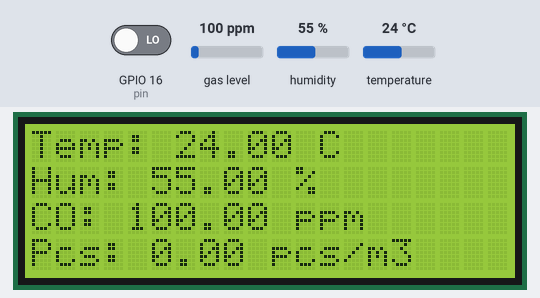
The program below on a simulated ESP32. Parts: 20×4 character LCD. The test bench sets the inputs (shaded band); at power-on: gas level 100 ppm, humidity 55 %, temperature 24 °C, GPIO 16 (pin) LOW. WiFi joins after 1.5 s; servers stay silent unless stated; uploads are accepted with an empty reply; what the program prints to the serial monitor is not drawn.

Above: at 17.2 s.
17.3 s: gas level set to 20 ppm
At 22.5 s:
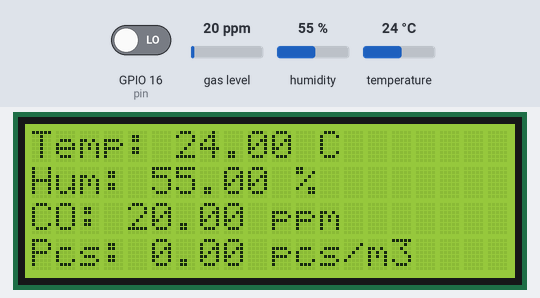
23.1 s: humidity set to 22 %
At 27.5 s:
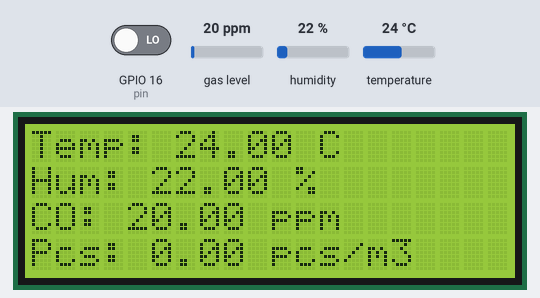
28.1 s: temperature set to 12 °C
At 32.5 s:
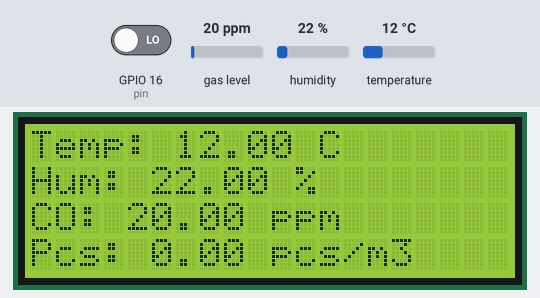
33.1 s: gas level set to 250 ppm
At 37.5 s:
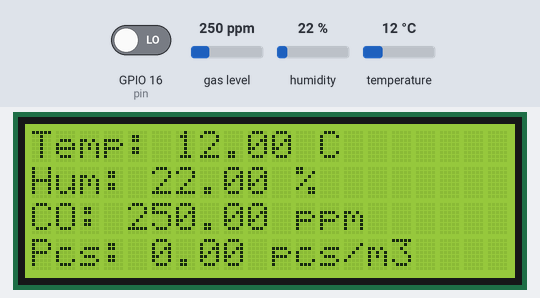
38.1 s: humidity set to 40 %
At 42.6 s:
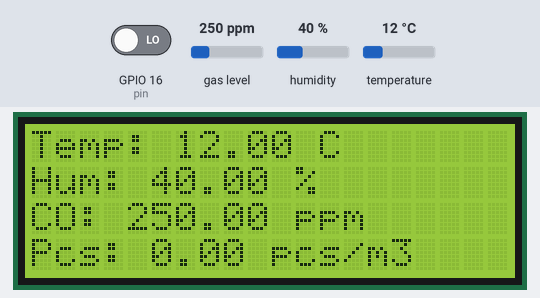
43.1 s: gas level set to 500 ppm
At 47.6 s:
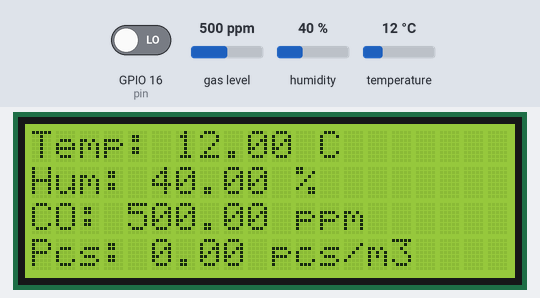
Timing chart, 0 to 49.1 s (numbered marks = the images above; inputs shaded):
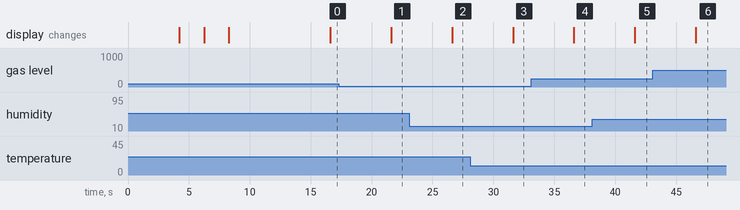

The program:

main.cpp
```cpp
// *** MAIN SETTINGS ***
// Replace this block with correct template settings.
// You can find it for every template here:
//
//   https://blynk.cloud/dashboard/templates

#include "DHT.hpp"
#include "MQ7.hpp"
#include "DSM501A.hpp"

// Add the required libraries
#include <Arduino.h>
#include <Wire.h>
#include <SPI.h>
#include <Adafruit_Sensor.h> // You need to add it by searching "Adafruit unified sensor" in libraries and inslall it
#include <HTTPClient.h>
#include <ctime>
#include <ESP32Ping.h>
#include <WiFi.h>
#include <BlynkSimpleEsp32.h>
#include <LiquidCrystal_I2C.h>

int WIFI_ON = false;

LiquidCrystal_I2C lcd(0x27, 20, 4);

// Enter your WIFI SSID and password
// char ssid[] = "Personal-B57-2.4GHz";
// char pass[] = "0112310B57";
char ssid1[] = "iPhone de Victoria";
char pass1[] = "1234567890";
char ssid2[] = "Lu";
char pass2[] = "12345678";
char auth[] = "YNUbAxphbRpRGYf4ZA2QDT7CEADaoXC1";

char *ssid;
char *pass;

int RUN = 0;

String GOOGLE_SCRIPT_LINK = "https://script.google.com/macros/s/AKfycbyyp8iwZTNuZZmJ8UMk0m0PcAcMl31Q5WoqeV94QLQIkdaGIGZtNHnijPOyrEs38rqb2A/exec?";
BlynkTimer timer;

// SETUP BLOCK

void sendData()
{
  Serial.println("Sending data");
  String domain = GOOGLE_SCRIPT_LINK + "temperature=" + String(TEMPERATURE) + "&humidity=" + String(HUMIDITY) + "&co_ppm=" + String(CO_PPM) + "&pcl_concentration=" + String(concentration);
  // Serial.println(domain);

  HTTPClient http;
  http.begin(domain);
  int httpCode = http.GET();

  if (httpCode > 0)
  {
    Serial.println("Data sent SUCCESSFULLY");
  }
  else
  {
    Serial.println("Data sent FAILED");
  }

  http.end();
}

void lcdUpdate()
{
  lcd.clear();
  lcd.setCursor(0,0);
  lcd.print("Temp: " + String(TEMPERATURE) + " C");
  lcd.setCursor(0,1);
  lcd.print("Hum: " + String(HUMIDITY) + " %");
   lcd.setCursor(0,2);
  lcd.print("CO: " + String(CO_PPM) + " ppm");
   lcd.setCursor(0,3);
  lcd.print("Pcs: " + String(concentration) + " pcs/m3");
}

void readAndSendSensorsData()
{
  readAndSendDHTData();
  readAndSendMQ7Data();
  DSM501A_ReadData();
  lcdUpdate();

  if(WIFI_ON == true)
  {
    sendData();
    Serial.println("Blynk.run");
  }

}

void sendDHTData()
{
  // Serial.println("Sending DHT data");
  Blynk.virtualWrite(DHT_BLYNK_VPIN_TEMPERATURE, TEMPERATURE);
  Blynk.virtualWrite(DHT_BLYNK_VPIN_HUMIDITY, HUMIDITY);
}
void sendMQ7Data()
{
  // Serial.println("Sending MQ7 data");
  Blynk.virtualWrite(MQ7_BLYNK_VPIN_CO, CO_PPM);
}

void sendDSM501AData()
{
  Blynk.virtualWrite(DSM_BLYNK_VPIN_CO, concentration);
}

void checkWiFi()
{
  if (WiFi.status() != WL_CONNECTED)
  {
    Serial.println("WiFi disconnected");
    WIFI_ON = false;
  }
  else
  {
    Serial.println("WiFi connected");
    WIFI_ON = true;
  }
}

void lcdShowWelcome(void)
{
  lcd.clear();
  lcd.setCursor(0,0);
  lcd.print("Welcome to");
  lcd.setCursor(0,1);
  lcd.print("Air Quality");
  lcd.setCursor(0,2);
  lcd.print("Monitoring");
  lcd.setCursor(0,3);
  lcd.print("System");
  delay(2000);
  lcd.clear();
  lcd.setCursor(0,0);
  lcd.print("Connecting to");
  lcd.setCursor(0,1);
  lcd.print("WiFi");
  lcd.setCursor(0,2);
  lcd.print("Please wait...");
  lcd.setCursor(0,3);
  lcd.print(" ");
  delay(2000);

  if(WIFI_ON == true)
  {
    lcd.clear();
    lcd.setCursor(0,1);
    lcd.print("WiFi: " + String(ssid));
    delay(2000);
  }
  else
  {
    lcd.clear();
    lcd.setCursor(0,1);
    lcd.print("No connection to WiFi");
    delay(2000);
  }
}

void setup()
{
  Serial.begin(115200);
  delay(100);

  WiFi.begin(ssid1, pass1);
  delay(1000);
  checkWiFi();

  if(WIFI_ON == true)
  {
    ssid = ssid1;
    pass = pass1;
  }
  else
  {
    WiFi.begin(ssid2, pass2);
    delay(1000);
    checkWiFi();

    if(WIFI_ON == true)
    {
      ssid = ssid2;
      pass = pass2;
    }
  }


  setupDHT();
  DSM501A_SetUp();
  lcd.init();
  lcd.backlight();
  lcdShowWelcome();

  if(WIFI_ON == true)
  {
    Serial.println("Blynk.begin");
    Blynk.begin(auth, ssid, pass, "blynk.cloud", 80);
    timer.setInterval(5000L, readAndSendSensorsData);  // Set up timer to run every 5 sec
  }

}

void loop()
{
  if(WIFI_ON == true)
  {
    Blynk.run();
    timer.run();
  }
  else
  {
    readAndSendSensorsData();
    Serial.println("NOWIFI");
    delay(5000);
  }
}
```

DHT.cpp
```cpp
// DHT_DATA.cpp

#include "DHT.hpp"


float HUMIDITY = 0.0; // Puedes inicializar estas variables según tus necesidades
float TEMPERATURE = 0.0;
DHT dht(DHTPIN, DHTTYPE);

// Definición de las variables globales
int DHT_ENABLED = 0;
float HUMIDITY_IGNORED_DELTA = 0.01;
float TEMPERATURE_IGNORED_DELTA = 0.01;

//DHT setup
void setupDHT() {
  Serial.println("DHT startup!");
  dht.begin();
  DHT_ENABLED = 1;
}

//Reading DHT data
void readAndSendDHTData() {
  float humidity = dht.readHumidity();
  float temperature = dht.readTemperature();
  // check if returns are valid, if they are NaN (not a number) then something went wrong!
  if (isnan(humidity) || isnan(temperature)) {
    Serial.println("Failed to read from DHT");
  } else {
    float humidityDelta = abs(humidity - HUMIDITY) - HUMIDITY_IGNORED_DELTA;
    float temperatureDelta = abs(temperature - TEMPERATURE) - HUMIDITY_IGNORED_DELTA;
    if (humidityDelta > 0 || temperatureDelta > 0) {
      HUMIDITY = humidity;
      TEMPERATURE = temperature;
      Serial.printf("Humidity: %f%%. Temperature: %f*C.\n", humidity, temperature);
      sendDHTData();
    }
  }
}
```

DHT.hpp
```cpp
// DHT_DATA.h

#ifndef DHT_DATA_H
#define DHT_DATA_H

#include <Arduino.h>
#include <DHT.h>


#define DHTPIN 4
#define DHTTYPE DHT22

//Blynk settings and configuration
#define BLYNK_TEMPLATE_ID "TMPL2mZ-bUWDb"
#define BLYNK_TEMPLATE_NAME "DHT22"
#define BLYNK_AUTH_TOKEN "YNUbAxphbRpRGYf4ZA2QDT7CEADaoXC1"
#define BLYNK_FIRMWARE_VERSION        "0.1.0"
#define BLYNK_PRINT Serial


//DHT sensor settings and configuration
#define DHT_BLYNK_VPIN_TEMPERATURE V0 //Virtual pin on Blynk side
#define DHT_BLYNK_VPIN_HUMIDITY V1 //Virtual pin on Blynk side

// Declaración de las variables globales (en el archivo de cabecera)
extern int DHT_ENABLED;
extern float HUMIDITY_IGNORED_DELTA;
extern float TEMPERATURE_IGNORED_DELTA;

extern float HUMIDITY;
extern float TEMPERATURE;

void setupDHT(void);
void readAndSendDHTData(void);
void sendDHTData(void);


#endif // DHT_DATA_H
```

DSM501A.cpp
```cpp
// #include <Adafruit_GFX.h>
// #include <Adafruit_SSD1306.h>
#include <Arduino.h>
#include "DSM501A.hpp"


int pin = 16;
unsigned long duration = 0;
unsigned long starttime = 0;
unsigned long sampletime_ms = 5000;
unsigned long lowpulseoccupancy = 0;
unsigned long endtime = 0;
float ratio = 0;
float concentration = 0;


void DSM501A_SetUp() {
  pinMode(pin,INPUT);
  delay(2000);
  starttime = millis();//get the current time;

}

void DSM501A_ReadData() {

  duration = pulseIn(pin, LOW);
  lowpulseoccupancy = lowpulseoccupancy + duration;

  if ((millis()-starttime) > sampletime_ms)
  {
    ratio = lowpulseoccupancy/((millis()-starttime)*10.0);
    concentration = 15006/24.32*ratio/283*1e6; //pcl / m3
    lowpulseoccupancy = 0;

    Serial.printf("Concentration = %f pcs/m3 \n", concentration);
    sendDSM501AData();
  }

}
```

DSM501A.hpp
```cpp
#ifndef DSM501A
#define DSM501A

#define DSM_BLYNK_VPIN_CO V4

extern int pin;
extern unsigned long duration;
extern unsigned long starttime;
extern unsigned long sampletime_ms;
extern unsigned long lowpulseoccupancy;
extern float ratio;
extern float concentration;

void DSM501A_SetUp(void);
void DSM501A_ReadData(void);
void sendDSM501AData(void);


#endif // !DSM501A
```

MQ7.cpp
```cpp
#include "MQ7.hpp"


MQ7 mq7(34, 3.3);
float CO_PPM = 0.0;


void readAndSendMQ7Data()
{
  CO_PPM = mq7.getPPM();
  Serial.printf("CO: %f ppm\n", CO_PPM);

  sendMQ7Data();
}
```

MQ7.hpp
```cpp
#ifndef MQ7_HPP
#define MQ7_HPP

#include <Arduino.h>
#include "MQ7.h"

#define MQ7_PIN 34
#define MQ7_BLYNK_VPIN_CO V3

extern float CO_PPM;


void readAndSendMQ7Data(void);
void sendMQ7Data(void);

#endif // !MQ7_HPP
```

Measured:
- after the input at 17.3 s, the display: changes after 4.3 s (image 1)
- after the input at 23.1 s, the display: changes after 3.5 s (image 2)
- after the input at 28.1 s, the display: changes after 3.5 s (image 3)
- after the input at 33.1 s, the display: changes after 3.5 s (image 4)
- after the input at 38.1 s, the display: changes after 3.5 s (image 5)
- after the input at 43.1 s, the display: changes after 3.5 s (image 6)
